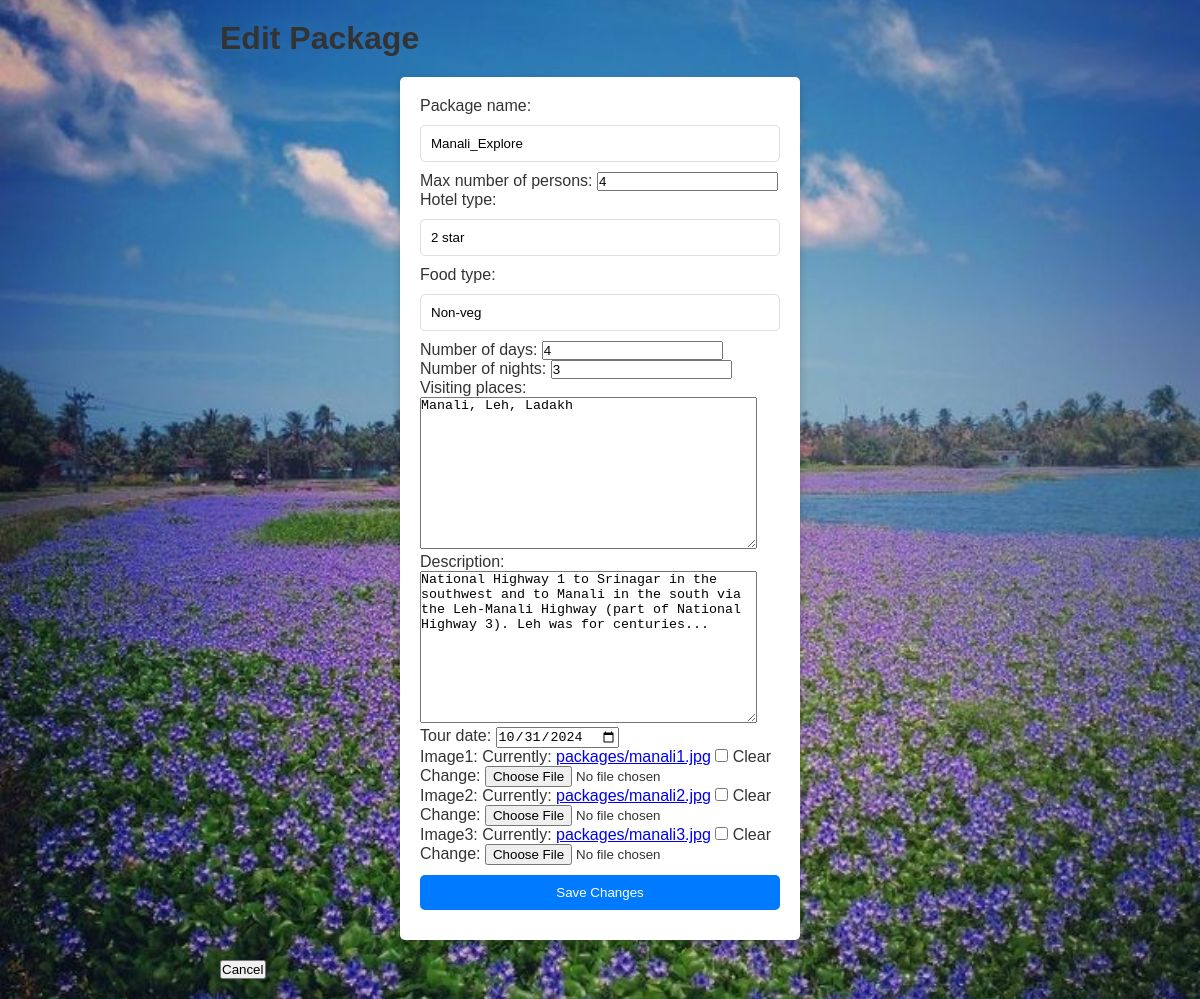
The page /edit_package/2/ (signed in) on the database as committed earlier.
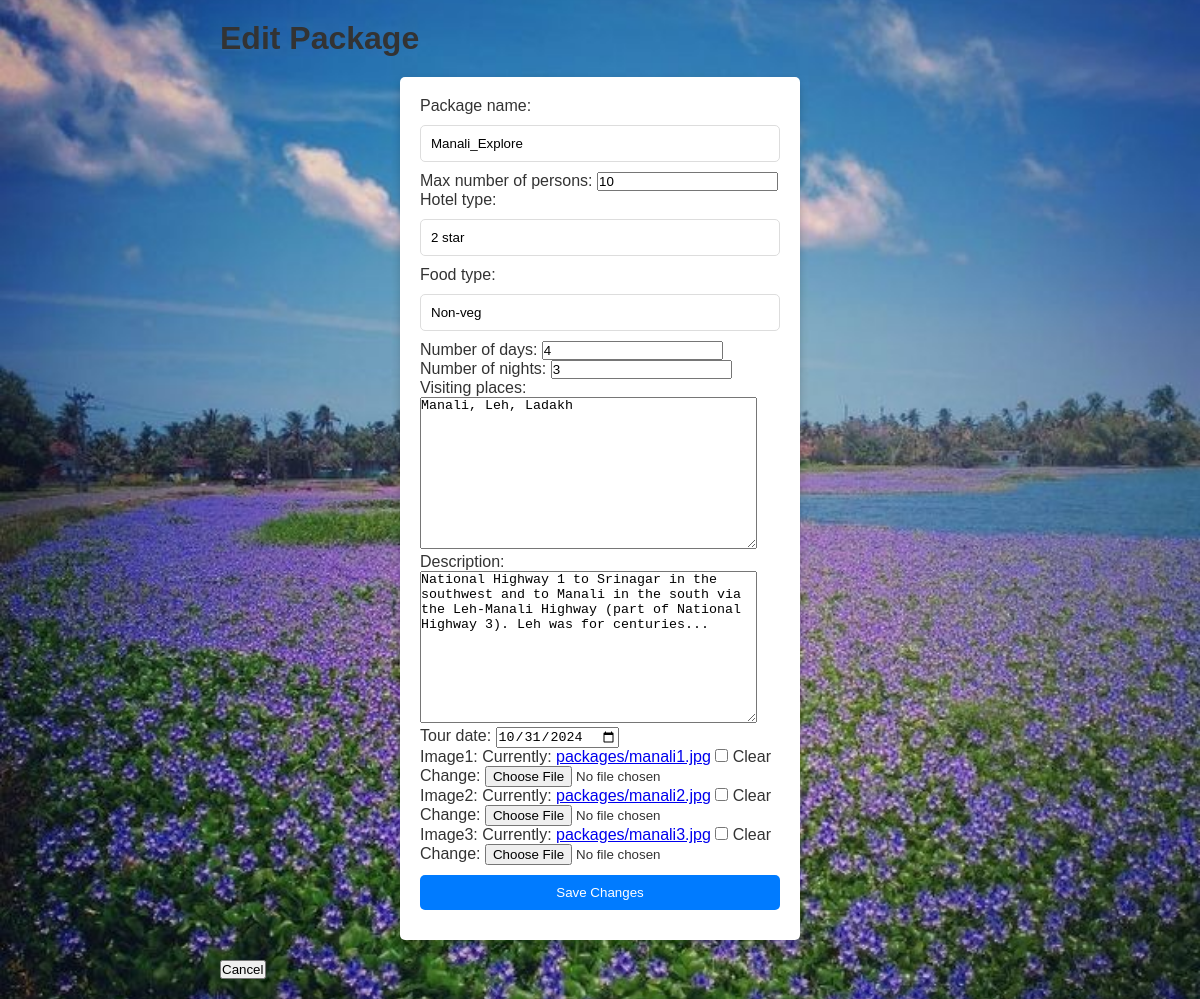
The same page on the database as committed later.
### travelapp/models.py (models this page shows, shortened)
class TravelPackage(models.Model):
    vendor = models.ForeignKey(User, on_delete=models.CASCADE)
    package_name = models.CharField(max_length=100)
    max_number_of_persons = models.IntegerField()
    hotel_type = models.CharField(max_length=50)
    food_type = models.CharField(max_length=50)
    number_of_days = models.IntegerField()
    number_of_nights = models.IntegerField()
    visiting_places = models.TextField()
    description = models.TextField()
    tour_date = models.DateField()
    is_approved = models.BooleanField(default=False)
    image1 = models.ImageField(upload_to='packages/', null=True, blank=True)
    image2 = models.ImageField(upload_to='packages/', null=True, blank=True)
    image3 = models.ImageField(upload_to='packages/', null=True, blank=True)

### travelapp/views.py (the view)
# urls.py: path('edit_package/<int:package_id>/', views.edit_package, name='edit_package'),
@login_required
def edit_package(request, package_id):
    package = get_object_or_404(TravelPackage, id=package_id, vendor=request.user)
    form = TravelPackageForm(request.POST or None, request.FILES or None, instance=package)
    if form.is_valid():
        form.save()
        messages.success(request, "Package updated successfully.")
        return redirect('vendor_home')
    return render(request, 'edit_package.html', {'form': form, 'package': package})

### travelapp/forms.py
class TravelPackageForm(forms.ModelForm):
    class Meta:
        model = TravelPackage
        fields = [
            'package_name', 'max_number_of_persons', 'hotel_type',
            'food_type', 'number_of_days', 'number_of_nights',
            'visiting_places', 'description', 'tour_date',
            'image1', 'image2', 'image3'
        ]
        widgets = {
            'tour_date': forms.DateInput(attrs={'type': 'date'}),
        }
    def __init__(self, *args, **kwargs):
        super().__init__(*args, **kwargs)
        self.fields['package_name'].required = False  # Make 'package_name' optional in the form
        self.fields['tour_date'].required = False

### travelapp/templates/edit_package.html (shortened to what this page needs)
{% extends "base.html" %}
{% block content %}
    <h1>Edit Package</h1>
    <form method="post" enctype="multipart/form-data">
        {{ form.as_p }}
        <button type="submit">Save Changes</button>
    </form>
    <button onclick="window.location.href='{% url 'vendor_home' %}'">Cancel</button>
{% endblock %}

Rows that differ between the two databases and show on the page:
changed TravelPackage "Manali_Explore": max_number_of_persons "4" → "10"
